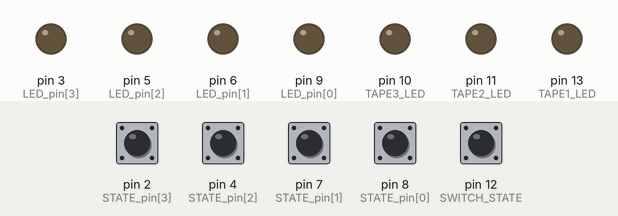
Bench run of a sketch on a simulated Arduino Leonardo, built with avr-gcc and run on an emulated ATmega32U4. Parts: output pins drawn as LEDs (lit = HIGH). Inputs (shaded band) come from the test bench; at power-on: pin 2 (STATE_pin[3]), pin 4 (STATE_pin[2]), pin 7 (STATE_pin[1]), pin 8 (STATE_pin[0]), pin 12 (SWITCH_STATE) HIGH. USB keyboard and mouse output is not drawn.

Above: at 1.2 s.
1.3 s: pin 12 (SWITCH_STATE) pulled LOW for 0.15 s
At 1.6 s:
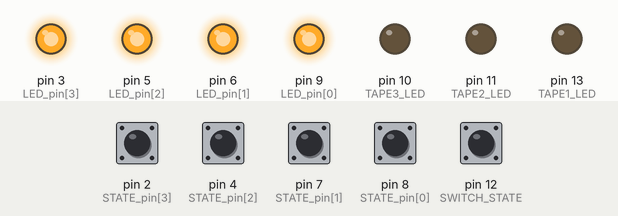
4.3 s: pin 2 (STATE_pin[3]) pulled LOW for 0.15 s
At 4.57 s:
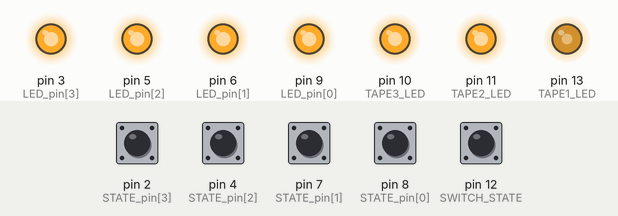
7.3 s: pin 4 (STATE_pin[2]) pulled LOW for 0.15 s
At 7.57 s:
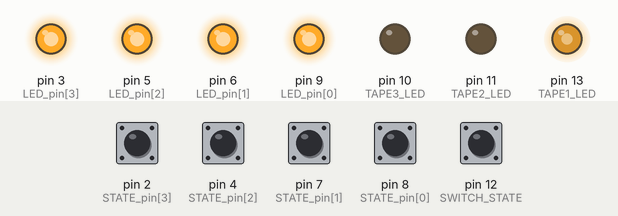
10.4 s: pin 8 (STATE_pin[0]) pulled LOW for 0.15 s
At 10.67 s:
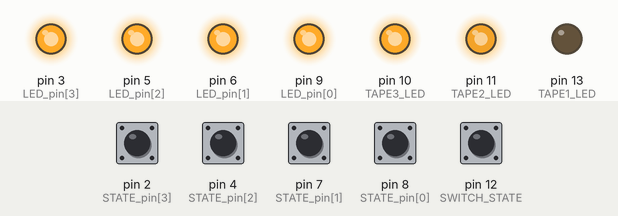
13.5 s: pin 7 (STATE_pin[1]) pulled LOW for 0.15 s
At 13.65 s:
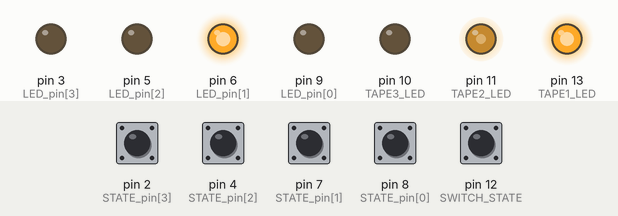
16.5 s: pin 2 (STATE_pin[3]) pulled LOW for 1 s
At 16.8 s:
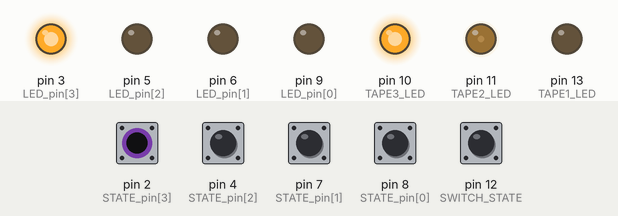
Timing chart, 0 to 20.5 s (numbered marks = the images above; inputs shaded):
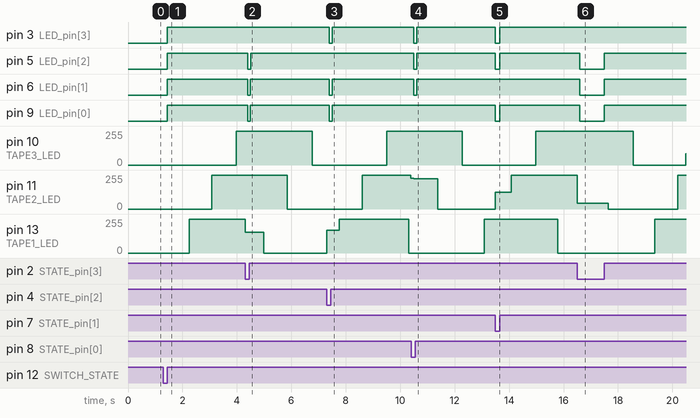

Measured:
- after the input at 1.3 s, pin 3 (LED_pin[3]), pin 5 (LED_pin[2]), pin 6 (LED_pin[1]), pin 9 (LED_pin[0]): LOW → HIGH after 0.15 s; pin 10 (TAPE3_LED): 0/255 → 254/255 after 2.7 s; pin 11 (TAPE2_LED): 0/255 → 254/255 after 1.8 s; pin 13 (TAPE1_LED): 0/255 → 254/255 after 0.94 s, → 154/255 2.1 s later
- after the input at 4.3 s, pin 5 (LED_pin[2]), pin 6 (LED_pin[1]), pin 9 (LED_pin[0]): HIGH → LOW after 0.10 s, → HIGH 0.10 s later
- after the input at 7.3 s, pin 3 (LED_pin[3]), pin 6 (LED_pin[1]), pin 9 (LED_pin[0]): HIGH → LOW after 0.10 s, → HIGH 0.10 s later
- after the input at 10.4 s, pin 3 (LED_pin[3]), pin 5 (LED_pin[2]), pin 6 (LED_pin[1]): HIGH → LOW after 0.10 s, → HIGH 0.10 s later
- after the input at 13.5 s, pin 3 (LED_pin[3]), pin 5 (LED_pin[2]), pin 9 (LED_pin[0]): HIGH → LOW at once, → HIGH 0.15 s later
- after the input at 16.5 s, pin 5 (LED_pin[2]), pin 6 (LED_pin[1]), pin 9 (LED_pin[0]): HIGH → LOW after 0.10 s, → HIGH 0.90 s later

The sketch:

KosenTowerBattle_Controller.ino
```cpp
#include "Keyboard.h"

#define SWITCH_STATE 12
#define TAPE1_LED 13
#define TAPE2_LED 11
#define TAPE3_LED 10

const int LED_pin[4] = {9,6,5,3};
const int STATE_pin[4] = {8,7,4,2};

char serialChar = 0;

bool player1;
bool KTB_player1;
bool isPushed;
bool isState;

double Tape1Value;
double blinkSpeed_Tape1;
double Tape2Value;
double blinkSpeed_Tape2;
double Tape3Value;
double blinkSpeed_Tape3;

static bool isTape1;
static bool isTape2;
static bool isTape3;

void setup() {
  Keyboard.begin();
  Serial.begin(9600);

  pinMode(SWITCH_STATE, INPUT_PULLUP);

  for(const auto& state : STATE_pin){
    pinMode(state, INPUT_PULLUP);
  }

  for(const auto& led : LED_pin){
    pinMode(led, OUTPUT);
  }

  pinMode(TAPE1_LED, OUTPUT);
  pinMode(TAPE2_LED, OUTPUT);
  pinMode(TAPE3_LED, OUTPUT);

  player1 = true;
  isState = false;
  Tape1Value = 0;
  blinkSpeed_Tape1 = 0.05;
  Tape2Value = 0;
  blinkSpeed_Tape2 = 0.05;
  Tape3Value = 0;
  blinkSpeed_Tape3 = 0.05;

  isTape1 = false;
  isTape2 = false;
  isTape3 = false;

}

void loop() {

  serialChar = Serial.read();

  if(serialChar == '1'){
    KTB_player1 = true;
    //Serial.println(serialChar);
    }
  if(serialChar == '2'){
    KTB_player1 = false;
    //Serial.println(serialChar);
    }

  if((player1 == KTB_player1) || !player1 == !KTB_player1){
    ControllAsignment();

    if(buttonState() == false){
      for(const auto& led : LED_pin){ digitalWrite(led,HIGH); }
    }
    if(buttonState() == true){
      for(const auto& led : LED_pin){ digitalWrite(led,LOW); }
    }

    Blink_In_Order_Cyclically();
    //Blink_In_Order();

  }else{
    isState = false;

    Tape1Value = 0;
    Tape2Value = 0;
    Tape3Value = 0;

    analogWrite(TAPE1_LED,Tape1Value);
    analogWrite(TAPE2_LED,Tape2Value);
    analogWrite(TAPE3_LED,Tape3Value);

    isTape1 = false;
    isTape2 = false;
    isTape3 = false;

    for(const auto& led : LED_pin){ digitalWrite(led,LOW); }
  }

  //切り替え用
  if(digitalRead(SWITCH_STATE) == HIGH){
    if(isPushed){
      player1 = !player1;
      isPushed = false;
    }
  }

  if(digitalRead(SWITCH_STATE) == LOW){ isPushed = true; }

}//loopEnd

bool buttonState(){

  for(const auto& state : STATE_pin){
    if(digitalRead(state) == LOW){ return true; }
}
  return false;
}
```

Blink_In_Order.ino
```cpp
void Blink_In_Order(){

  analogWrite(TAPE1_LED,Tape1Value);
  analogWrite(TAPE2_LED,Tape2Value);
  analogWrite(TAPE3_LED,Tape3Value);

  Tape1Value += blinkSpeed_Tape1;

  if(Tape1Value >= 254){
    isTape1 = true;
    blinkSpeed_Tape1 = 0;
  }

  if(isTape1){ Tape2Value += blinkSpeed_Tape2; }

  if(Tape2Value >= 254){
    isTape2 = true;
    blinkSpeed_Tape2 = 0;
  }

  if(isTape2){ Tape3Value += blinkSpeed_Tape3; }

  if(!isTape3){
    if(Tape3Value >= 254){
      blinkSpeed_Tape3 = 0;
      isTape3 = true;
    }
  }

  if(isTape3){
    isTape1 = false;
    isTape2 = false;
    Tape1Value = 0;
    Tape2Value = 0;
    blinkSpeed_Tape1 = 0.05;
    blinkSpeed_Tape2 = 0.05;

    blinkSpeed_Tape3 = 0.05;
    Tape3Value = 0;
    isTape3 = false;
  }

}
```

Blink_In_Order_Cyclically.ino
```cpp
bool isTape1Down = false;
bool isTape2Down = false;
bool isTape3Down = false;

bool isTape1Up = false;
bool isTape2Up = false;
bool isTape3Up = false;
bool isOnece = true;

void Blink_In_Order_Cyclically(){

  analogWrite(TAPE1_LED,Tape1Value);
  analogWrite(TAPE2_LED,Tape2Value);
  analogWrite(TAPE3_LED,Tape3Value);

  Tape1Value += blinkSpeed_Tape1;

  if(Tape1Value >= 254){
    isTape1Up = true;
    isTape1 = true;
    blinkSpeed_Tape1 = 0;
  }

  if(isTape1Up){
    if(Tape1Value <= 0){
      isTape1Down = true;
      blinkSpeed_Tape1 = 0;
    }
  }

  if(isTape1 || isTape1Down){ Tape2Value += blinkSpeed_Tape2; }


  if(Tape2Value >= 254){
    if(isOnece){
      isTape2Up = true;
      isTape2 = true;
      blinkSpeed_Tape2 = 0;
      isOnece = false;
    }
  }


  if(isTape2Up){
    if(Tape2Value <= 0){
      isTape2Down = true;
      blinkSpeed_Tape2 = 0;
    }
  }

  if(isTape2 || isTape2Down){ Tape3Value += blinkSpeed_Tape3; }

  if(!isTape3){
    if(Tape3Value >= 254){
      blinkSpeed_Tape3 = 0;
      blinkSpeed_Tape1 = -0.05;
      blinkSpeed_Tape2 = -0.05;
      blinkSpeed_Tape3 = -0.05;
      isTape1 = false;
      isTape2 = false;
      isTape3Up = true;
      isTape3 = true;

    }
  }

  if(isTape3Up){
    if(Tape3Value <= 0){
      isTape3Down = true;
      blinkSpeed_Tape3 = 0;
    }
  }


  if(isTape3Down){
    isTape1 = false;
    isTape2 = false;
    isTape3 = false;

    Tape1Value = 0;
    Tape2Value = 0;
    Tape3Value = 0;
    blinkSpeed_Tape1 = 0.05;
    blinkSpeed_Tape2 = 0.05;
    blinkSpeed_Tape3 = 0.05;

    isTape1Up = false;
    isTape2Up = false;
    isTape3Up = false;

    isOnece = true;

    isTape1Down = false;
    isTape2Down = false;
    isTape3Down = false;

  }
}
```

ControllAssignment.ino
```cpp
void ControllAsignment(){
  //while (Serial.available() <= 0)

  //Right
  if(digitalRead(STATE_pin[0]) == LOW){
    digitalWrite(LED_pin[0],HIGH);
    Keyboard.press((player1 == true) ? 'f' : 'j');
    delay(100);
    Keyboard.releaseAll();
  }

  //Rotate
  if(digitalRead(STATE_pin[1]) == LOW){
    digitalWrite(LED_pin[1],HIGH);
    Keyboard.press((player1 == true) ? 't' : 'i');
    delay(100);
    Keyboard.releaseAll();

    while(digitalRead(STATE_pin[1]) == LOW);
  }

  //Left
  if(digitalRead(STATE_pin[2]) == LOW){
    digitalWrite(LED_pin[2],HIGH);
    Keyboard.press((player1 == true) ? 'h' : 'l');
    delay(100);
    Keyboard.releaseAll();
  }

  //Drop
  if(digitalRead(STATE_pin[3]) == LOW){
    digitalWrite(LED_pin[3],HIGH);
    Keyboard.press((player1 == true) ? 'g' : 'k');
    delay(100);
    Keyboard.releaseAll();

    while(digitalRead(STATE_pin[2]) == LOW);
  }

}
```
